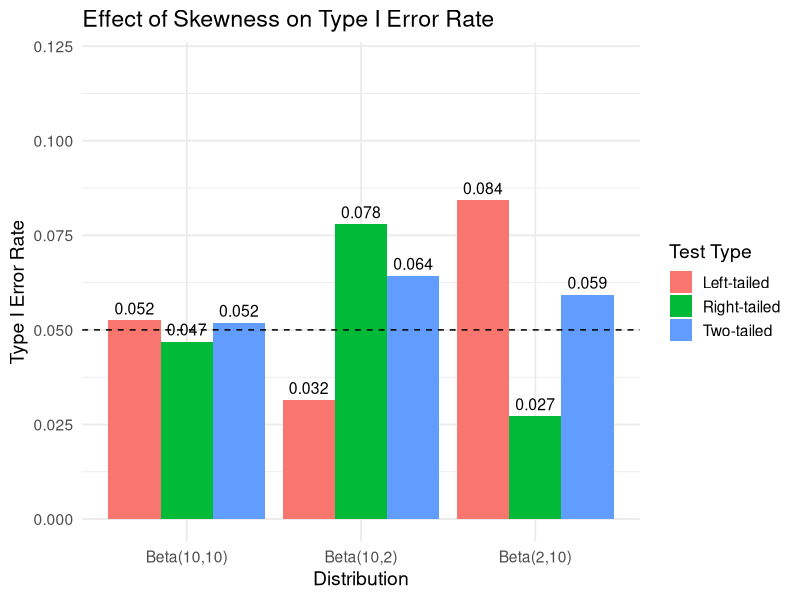

Recreate this plot in R.
#1 a
# (a) Critical value for T20 at alpha = 0.05
alpha <- 0.05
df_20 <- 20 - 1
t_crit_20 <- qt(1 - alpha, df = df_20)

#1 b 
# (b) Critical value for T30 at alpha = 0.05
alpha <- 0.05
df_30 <- 30 - 1
t_crit_30 <- qt(1 - alpha, df = df_30)


#1 c
library(VGAM)

n_sim <- 10000
n1 <- 20
n2 <- 30
b <- 4

# Initialize counter
type1_error <- 0

# Start simulations
for (i in 1:n_sim) {
  # Generate Laplace data under H0: mu = 0
  x <- rlaplace(n2, location = 0, scale = b)
  
  # Month 20 test
  x1 <- x[1:n1]
  t1 <- (mean(x1)) / (sd(x1) / sqrt(n1))
  crit1 <- qt(0.95, df = n1 - 1)
  
  if (t1 > crit1) {
    type1_error <- type1_error + 1  # Stopped early: false positive
  } else {
    # Month 30 test
    x2 <- x[1:n2]
    t2 <- (mean(x2)) / (sd(x2) / sqrt(n2))
    crit2 <- qt(0.95, df = n2 - 1)
    
    if (t2 > crit2) {
      type1_error <- type1_error + 1  # Final test: false positive
    }
  }
}

# Empirical Type I error rate
type1_error_rate <- type1_error / n_sim

#1 d
library(VGAM)

#Given Info
n_sim <- 10000
n1 <- 20
n2 <- 30
b <- 4

# Search bounds for alpha
lower_alpha <- 0.01
upper_alpha <- 0.1
target_error <- 0.05
tolerance <- 0.001

# Binary search function
find_alpha <- function() {
  while ((upper_alpha - lower_alpha) > tolerance) {
    alpha_mid <- (lower_alpha + upper_alpha) / 2
    
    # Get corresponding critical t-values
    t_crit_20 <- qt(1 - alpha_mid, df = n1 - 1)
    t_crit_30 <- qt(1 - alpha_mid, df = n2 - 1)
    
    # Simulate data under H0
    type1_error <- 0
    for (i in 1:n_sim) {
      x <- rlaplace(n2, location = 0, scale = b)
      
      # Test at n = 20
      x1 <- x[1:n1]
      t1 <- mean(x1) / (sd(x1) / sqrt(n1))
      
      if (t1 > t_crit_20) {
        type1_error <- type1_error + 1
      } else {
        # Test at n = 30
        x2 <- x[1:n2]
        t2 <- mean(x2) / (sd(x2) / sqrt(n2))
        
        if (t2 > t_crit_30) {
          type1_error <- type1_error + 1
        }
      }
    }
    
    type1_rate <- type1_error / n_sim
    
    # Narrow bounds
    if (type1_rate > target_error) {
      upper_alpha <- alpha_mid
    } else {
      lower_alpha <- alpha_mid
    }
  }
  return((lower_alpha + upper_alpha) / 2)
}

# Run the search
adjusted_alpha <- find_alpha()

#2 a
simulate_left_tail <- function(beta_params, n = 15, n_sim = 10000, alpha = 0.05) {
  a <- beta_params[1]
  b <- beta_params[2]
  mu <- a / (a + b)
  errors <- 0
  
  for (i in 1:n_sim) {
    x <- rbeta(n, a, b)
    x <- x - mu
    t_stat <- mean(x) / (sd(x) / sqrt(n))
    crit_val <- qt(alpha, df = n - 1)
    if (t_stat < crit_val) errors <- errors + 1
  }
  
  return(errors / n_sim)
}

left_tail_errors <- c(
  Beta_10_2 = simulate_left_tail(c(10, 2)),
  Beta_2_10 = simulate_left_tail(c(2, 10)),
  Beta_10_10 = simulate_left_tail(c(10, 10))
)

print(left_tail_errors)

#2 b 
simulate_right_tail <- function(beta_params, n = 15, n_sim = 10000, alpha = 0.05) {
  a <- beta_params[1]
  b <- beta_params[2]
  mu <- a / (a + b)
  errors <- 0
  
  for (i in 1:n_sim) {
    x <- rbeta(n, a, b)
    x <- x - mu
    t_stat <- mean(x) / (sd(x) / sqrt(n))
    crit_val <- qt(1 - alpha, df = n - 1)
    if (t_stat > crit_val) errors <- errors + 1
  }
  
  return(errors / n_sim)
}

right_tail_errors <- c(
  Beta_10_2 = simulate_right_tail(c(10, 2)),
  Beta_2_10 = simulate_right_tail(c(2, 10)),
  Beta_10_10 = simulate_right_tail(c(10, 10))
)

print(right_tail_errors)

#2 c
simulate_two_tail <- function(beta_params, n = 15, n_sim = 10000, alpha = 0.05) {
  a <- beta_params[1]
  b <- beta_params[2]
  mu <- a / (a + b)
  errors <- 0
  
  for (i in 1:n_sim) {
    x <- rbeta(n, a, b)
    x <- x - mu
    t_stat <- mean(x) / (sd(x) / sqrt(n))
    crit_val <- qt(1 - alpha/2, df = n - 1)
    if (abs(t_stat) > crit_val) errors <- errors + 1
  }
  
  return(errors / n_sim)
}

two_tail_errors <- c(
  Beta_10_2 = simulate_two_tail(c(10, 2)),
  Beta_2_10 = simulate_two_tail(c(2, 10)),
  Beta_10_10 = simulate_two_tail(c(10, 10))
)

print(two_tail_errors)

#2 d

# Create a data frame taking in data from parts a-c
type1_errors <- data.frame(
  Distribution = rep(c("Beta(10,2)", "Beta(2,10)", "Beta(10,10)"), each = 3),
  Test_Type = rep(c("Left-tailed", "Right-tailed", "Two-tailed"), times = 3),
  Error_Rate = c(0.0315, 0.0779, 0.0643,
                 0.0843, 0.0272, 0.0593,
                 0.0525, 0.0469, 0.0519)
)

library(ggplot2)

# Plot
ggplot(type1_errors, aes(x = Distribution, y = Error_Rate, fill = Test_Type)) +
  geom_bar(stat = "identity", position = position_dodge()) +
  geom_hline(yintercept = 0.05, linetype = "dashed", color = "black") +
  labs(title = "Effect of Skewness on Type I Error Rate",
       y = "Type I Error Rate", x = "Distribution",
       fill = "Test Type") +
  theme_minimal(base_size = 14) +
  ylim(0, 0.12) +
  geom_text(aes(label = sprintf("%.3f", Error_Rate)),
            position = position_dodge(0.9),
            vjust = -0.5, size = 4)
